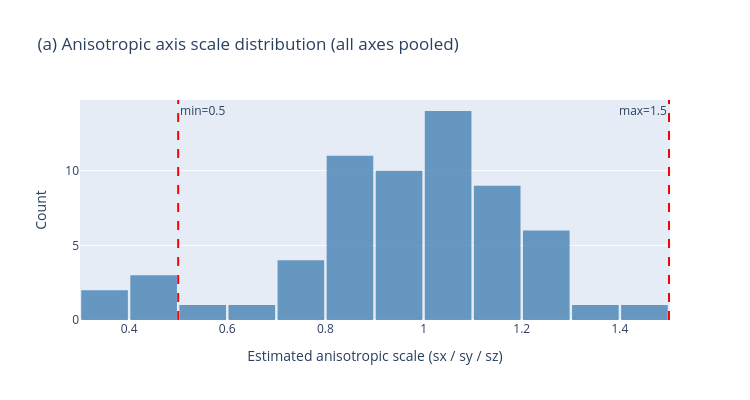

Here is the notebook cell this chart was saved with:
### Markdown cell above
### 3a — Anisotropic axis scales (sx, sy, sz pooled)

Since x, y, z are sampled the same way (`Uniform(0.5, 1.5)`) we pool all three PCA-axis estimates.

### Code cell
aniso_all = pd.concat([
    df["aniso_1"].rename("aniso"),
    df["aniso_2"].rename("aniso"),
    df["aniso_3"].rename("aniso"),
])

fig = go.Figure()
fig.add_trace(go.Histogram(
    x=aniso_all, nbinsx=20,
    marker_color="steelblue", opacity=0.8,
    name="observed"
))
fig.add_vline(x=0.5, line_dash="dash", line_color="red",
              annotation_text="min=0.5", annotation_position="top right")
fig.add_vline(x=1.5, line_dash="dash", line_color="red",
              annotation_text="max=1.5", annotation_position="top left")
fig.update_layout(
    title="(a) Anisotropic axis scale distribution (all axes pooled)",
    xaxis_title="Estimated anisotropic scale (sx / sy / sz)",
    yaxis_title="Count",
    bargap=0.05, width=750, height=400,
)
fig.show()

print(f"Mean: {aniso_all.mean():.3f}   Std: {aniso_all.std():.3f}")
print(f"Min : {aniso_all.min():.3f}   Max : {aniso_all.max():.3f}")
print(f"Expected range: [0.5, 1.5]")

### Figure 1 — Plotly figure (JSON) as saved in the notebook; plotly's stock layout.template omitted (floating-point values rounded to 4 significant figures)
{"data": [{"marker": {"color": "steelblue"}, "name": "observed", "nbinsx": 20, "opacity": 0.8, "type": "histogram", "x": [1.051, 1.01, 1.203, 1.247, 1.019, 1.139, 1.061, 1.108, 1.007, 1.215, 1.147, 1.235, 1.183, 1.101, 1.41, 1.16, 1.323, 0.9916, 1.238, 1.095, 1.076, 1.012, 1.031, 0.9219, 1.053, 1.036, 1.109, 1.157, 0.933, 0.9198, 1.183, 0.8449, 1.202, 0.7401, 1.06, 0.8564, 0.964, 0.8046, 1.019, 0.9014, 0.9751, 0.9361, 0.6712, 0.8499, 0.4239, 0.7886, 0.8994, 0.4477, 0.397, 0.9292, 0.8982, 0.5936, 0.8033, 0.4051, 0.8127, 0.3593, 0.7137, 0.8712, 0.7725, 0.905, 0.8461, 0.8647, 1.013]}], "layout": {"annotations": [{"showarrow": false, "text": "min=0.5", "x": 0.5, "xanchor": "left", "xref": "x", "y": 1, "yanchor": "top", "yref": "y domain"}, {"showarrow": false, "text": "max=1.5", "x": 1.5, "xanchor": "right", "xref": "x", "y": 1, "yanchor": "top", "yref": "y domain"}], "bargap": 0.05, "height": 400, "shapes": [{"line": {"color": "red", "dash": "dash"}, "type": "line", "x0": 0.5, "x1": 0.5, "xref": "x", "y0": 0, "y1": 1, "yref": "y domain"}, {"line": {"color": "red", "dash": "dash"}, "type": "line", "x0": 1.5, "x1": 1.5, "xref": "x", "y0": 0, "y1": 1, "yref": "y domain"}], "title": {"text": "(a) Anisotropic axis scale distribution (all axes pooled)"}, "width": 750, "xaxis": {"title": {"text": "Estimated anisotropic scale (sx / sy / sz)"}}, "yaxis": {"title": {"text": "Count"}}}}
